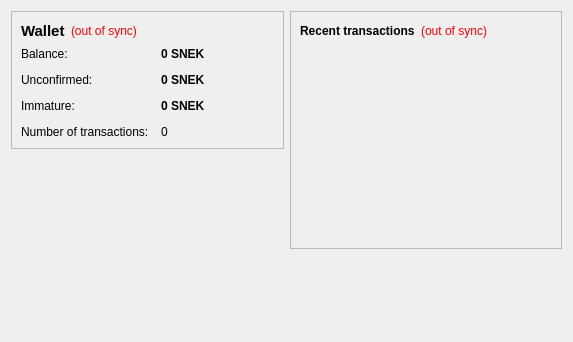
<?xml version="1.0" encoding="UTF-8"?>
<ui version="4.0">
 <class>OverviewPage</class>
 <widget class="QWidget" name="OverviewPage">
  <property name="geometry">
   <rect>
    <x>0</x>
    <y>0</y>
    <width>573</width>
    <height>342</height>
   </rect>
  </property>
  <property name="windowTitle">
   <string>Form</string>
  </property>
  <layout class="QHBoxLayout" name="horizontalLayout" stretch="1,1">
   <item>
    <layout class="QVBoxLayout" name="verticalLayout_2">
     <item>
      <widget class="QFrame" name="frame">
       <property name="frameShape">
        <enum>QFrame::StyledPanel</enum>
       </property>
       <property name="frameShadow">
        <enum>QFrame::Raised</enum>
       </property>
       <layout class="QVBoxLayout" name="verticalLayout_4">
        <item>
         <layout class="QHBoxLayout" name="horizontalLayout_4">
          <item>
           <widget class="QLabel" name="label_5">
            <property name="font">
             <font>
              <pointsize>11</pointsize>
              <weight>75</weight>
              <bold>true</bold>
             </font>
            </property>
            <property name="text">
             <string>Wallet</string>
            </property>
           </widget>
          </item>
          <item>
           <widget class="QLabel" name="labelWalletStatus">
            <property name="toolTip">
             <string>The displayed information may be out of date. Your wallet automatically synchronizes with the SnekCoin network after a connection is established, but this process has not completed yet.</string>
            </property>
            <property name="styleSheet">
             <string notr="true">QLabel { color: red; }</string>
            </property>
            <property name="text">
             <string notr="true">(out of sync)</string>
            </property>
            <property name="alignment">
             <set>Qt::AlignLeading|Qt::AlignLeft|Qt::AlignVCenter</set>
            </property>
           </widget>
          </item>
          <item>
           <spacer name="horizontalSpacer_2">
            <property name="orientation">
             <enum>Qt::Horizontal</enum>
            </property>
            <property name="sizeHint" stdset="0">
             <size>
              <width>40</width>
              <height>20</height>
             </size>
            </property>
           </spacer>
          </item>
         </layout>
        </item>
        <item>
         <layout class="QFormLayout" name="formLayout_2">
          <property name="fieldGrowthPolicy">
           <enum>QFormLayout::AllNonFixedFieldsGrow</enum>
          </property>
          <property name="horizontalSpacing">
           <number>12</number>
          </property>
          <property name="verticalSpacing">
           <number>12</number>
          </property>
          <item row="0" column="0">
           <widget class="QLabel" name="label">
            <property name="text">
             <string>Balance:</string>
            </property>
           </widget>
          </item>
          <item row="0" column="1">
           <widget class="QLabel" name="labelBalance">
            <property name="font">
             <font>
              <weight>75</weight>
              <bold>true</bold>
             </font>
            </property>
            <property name="cursor">
             <cursorShape>IBeamCursor</cursorShape>
            </property>
            <property name="toolTip">
             <string>Your current balance</string>
            </property>
            <property name="text">
             <string notr="true">0 SNEK</string>
            </property>
            <property name="textInteractionFlags">
             <set>Qt::LinksAccessibleByMouse|Qt::TextSelectableByKeyboard|Qt::TextSelectableByMouse</set>
            </property>
           </widget>
          </item>
          <item row="1" column="0">
           <widget class="QLabel" name="label_3">
            <property name="text">
             <string>Unconfirmed:</string>
            </property>
           </widget>
          </item>
          <item row="1" column="1">
           <widget class="QLabel" name="labelUnconfirmed">
            <property name="font">
             <font>
              <weight>75</weight>
              <bold>true</bold>
             </font>
            </property>
            <property name="cursor">
             <cursorShape>IBeamCursor</cursorShape>
            </property>
            <property name="toolTip">
             <string>Total of transactions that have yet to be confirmed, and do not yet count toward the current balance</string>
            </property>
            <property name="text">
             <string notr="true">0 SNEK</string>
            </property>
            <property name="textInteractionFlags">
             <set>Qt::LinksAccessibleByMouse|Qt::TextSelectableByKeyboard|Qt::TextSelectableByMouse</set>
            </property>
           </widget>
          </item>
          <item row="3" column="0">
           <widget class="QLabel" name="label_2">
            <property name="text">
             <string>Number of transactions:</string>
            </property>
           </widget>
          </item>
          <item row="3" column="1">
           <widget class="QLabel" name="labelNumTransactions">
            <property name="toolTip">
             <string>Total number of transactions in wallet</string>
            </property>
            <property name="text">
             <string notr="true">0</string>
            </property>
           </widget>
          </item>
          <item row="2" column="0">
           <widget class="QLabel" name="labelImmatureText">
            <property name="text">
             <string>Immature:</string>
            </property>
           </widget>
          </item>
          <item row="2" column="1">
           <widget class="QLabel" name="labelImmature">
            <property name="font">
             <font>
              <weight>75</weight>
              <bold>true</bold>
             </font>
            </property>
            <property name="toolTip">
             <string>Mined balance that has not yet matured</string>
            </property>
            <property name="text">
             <string notr="true">0 SNEK</string>
            </property>
            <property name="textInteractionFlags">
             <set>Qt::LinksAccessibleByMouse|Qt::TextSelectableByKeyboard|Qt::TextSelectableByMouse</set>
            </property>
           </widget>
          </item>
         </layout>
        </item>
       </layout>
      </widget>
     </item>
     <item>
      <spacer name="verticalSpacer">
       <property name="orientation">
        <enum>Qt::Vertical</enum>
       </property>
       <property name="sizeHint" stdset="0">
        <size>
         <width>20</width>
         <height>40</height>
        </size>
       </property>
      </spacer>
     </item>
    </layout>
   </item>
   <item>
    <layout class="QVBoxLayout" name="verticalLayout_3">
     <item>
      <widget class="QFrame" name="frame_2">
       <property name="frameShape">
        <enum>QFrame::StyledPanel</enum>
       </property>
       <property name="frameShadow">
        <enum>QFrame::Raised</enum>
       </property>
       <layout class="QVBoxLayout" name="verticalLayout">
        <item>
         <layout class="QHBoxLayout" name="horizontalLayout_2">
          <item>
           <widget class="QLabel" name="label_4">
            <property name="text">
             <string>&lt;b&gt;Recent transactions&lt;/b&gt;</string>
            </property>
           </widget>
          </item>
          <item>
           <widget class="QLabel" name="labelTransactionsStatus">
            <property name="toolTip">
             <string>The displayed information may be out of date. Your wallet automatically synchronizes with the SnekCoin network after a connection is established, but this process has not completed yet.</string>
            </property>
            <property name="styleSheet">
             <string notr="true">QLabel { color: red; }</string>
            </property>
            <property name="text">
             <string notr="true">(out of sync)</string>
            </property>
            <property name="alignment">
             <set>Qt::AlignRight|Qt::AlignTrailing|Qt::AlignVCenter</set>
            </property>
           </widget>
          </item>
          <item>
           <spacer name="horizontalSpacer">
            <property name="orientation">
             <enum>Qt::Horizontal</enum>
            </property>
            <property name="sizeHint" stdset="0">
             <size>
              <width>40</width>
              <height>20</height>
             </size>
            </property>
           </spacer>
          </item>
         </layout>
        </item>
        <item>
         <widget class="QListView" name="listTransactions">
          <property name="styleSheet">
           <string notr="true">QListView { background: transparent; }</string>
          </property>
          <property name="frameShape">
           <enum>QFrame::NoFrame</enum>
          </property>
          <property name="verticalScrollBarPolicy">
           <enum>Qt::ScrollBarAlwaysOff</enum>
          </property>
          <property name="horizontalScrollBarPolicy">
           <enum>Qt::ScrollBarAlwaysOff</enum>
          </property>
          <property name="selectionMode">
           <enum>QAbstractItemView::NoSelection</enum>
          </property>
         </widget>
        </item>
       </layout>
      </widget>
     </item>
     <item>
      <spacer name="verticalSpacer_2">
       <property name="orientation">
        <enum>Qt::Vertical</enum>
       </property>
       <property name="sizeHint" stdset="0">
        <size>
         <width>20</width>
         <height>40</height>
        </size>
       </property>
      </spacer>
     </item>
    </layout>
   </item>
  </layout>
 </widget>
 <resources/>
 <connections/>
</ui>
